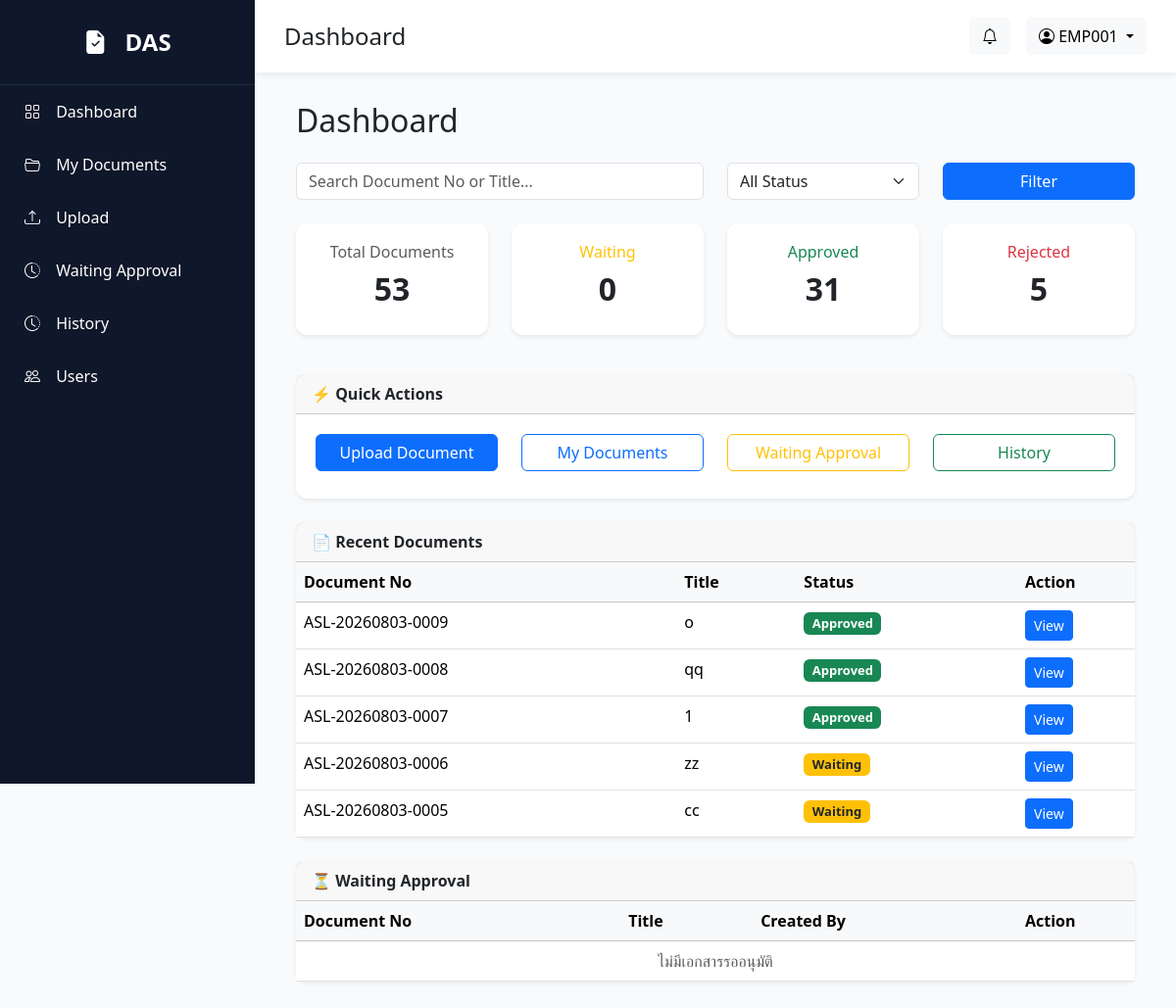
The page /dashboard (signed in) on the database as committed earlier.
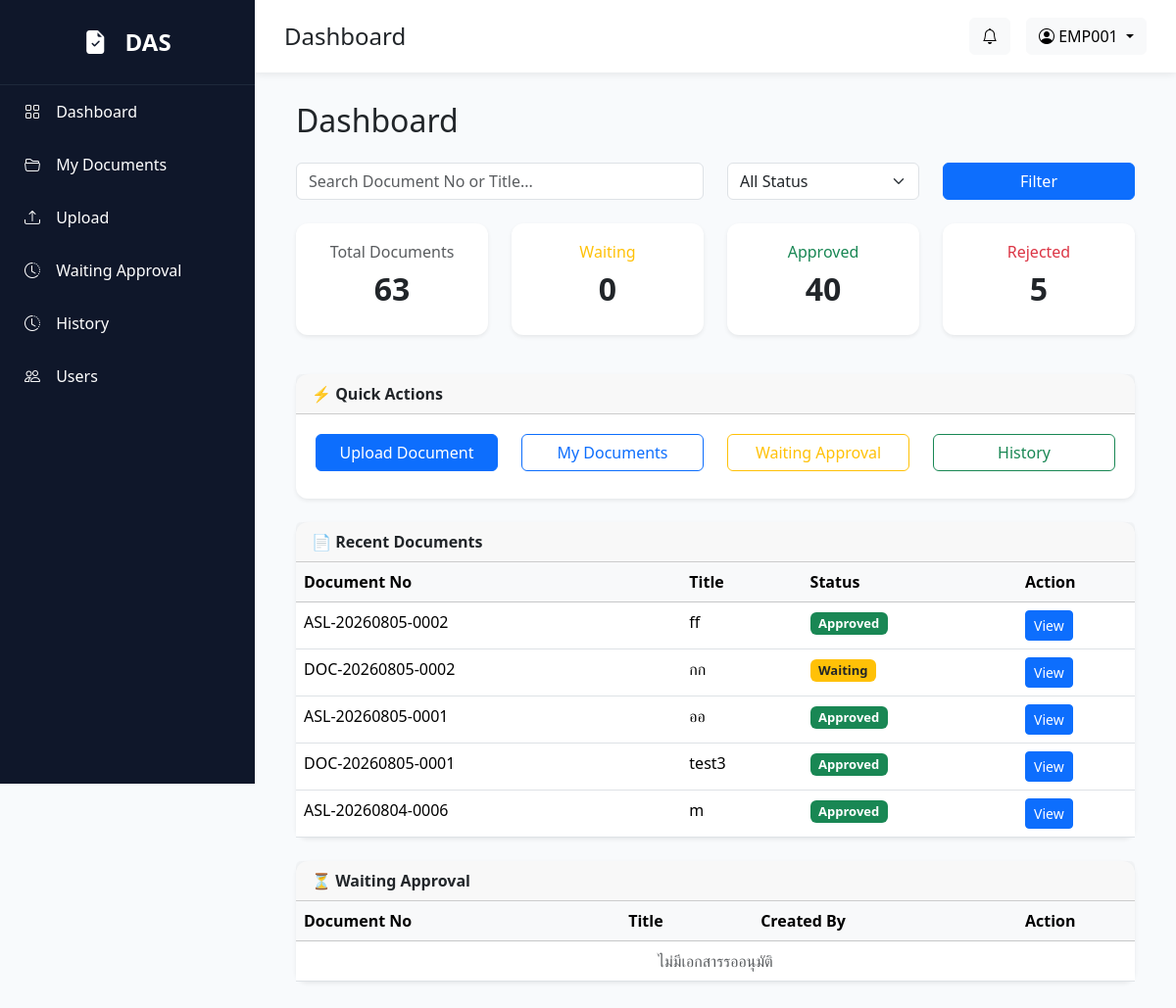
The same page on the database as committed later.
### models/document.py (models this page shows)
class Document(db.Model):
    __tablename__ = "documents"
    id = db.Column(db.Integer, primary_key=True)
    document_no = db.Column(db.String(30), unique=True, nullable=False)
    title = db.Column(db.String(255), nullable=False)
    document_type = db.Column(db.String(100), nullable=False)
    description = db.Column(db.Text)
    file_name = db.Column(db.String(255))
    status = db.Column(db.String(50), default="Waiting Manager")
    created_by = db.Column(db.String(20))
    current_approver = db.Column(db.String(20))
    created_at = db.Column(
        db.DateTime,
        default=lambda: datetime.utcnow() + timedelta(hours=7)
    )
    approval_steps = db.relationship(
        "ApprovalStep",
        backref="document",
        lazy=True,
        cascade="all, delete-orphan",
        order_by="ApprovalStep.sequence"
    )

### routes/dashboard.py (the view, shortened to what this page needs)
@dashboard_bp.route("/dashboard")
@login_required
def dashboard():
    search = request.args.get("search", "").strip()
    status = request.args.get("status", "").strip()
    total_documents = Document.query.count()
    waiting_documents = ApprovalStep.query.filter_by(
        approver_id=current_user.id,
        status="Waiting"
    ).count()
    approved_documents = Document.query.filter_by(
        status="Approved"
    ).count()
    rejected_documents = Document.query.filter_by(
        status="Rejected"
    ).count()
    if current_user.role == "Admin":
        recent_query = Document.query
    else:
        recent_query = Document.query.filter_by(
            created_by=current_user.employee_id
        )
    if search:
        recent_query = recent_query.filter(
            (Document.document_no.ilike(f"%{search}%")) |
            (Document.title.ilike(f"%{search}%"))
        )
    if status:
        recent_query = recent_query.filter(
            Document.status == status
        )
    recent_documents = (
        recent_query
        .order_by(Document.id.desc())
        .limit(5)
        .all()
    )
    waiting_query = ApprovalStep.query.filter_by(
        approver_id=current_user.id,
        status="Waiting"
    )
    waiting_approvals = (
        waiting_query
        .order_by(ApprovalStep.sequence)
        .limit(5)
        .all()
    )
    return render_template(
        "dashboard/index.html",
        total_documents=total_documents,
        waiting_approvals=waiting_approvals,
        waiting_documents=waiting_documents,
        approved_documents=approved_documents,
        rejected_documents=rejected_documents,
        recent_documents=recent_documents,
        search=search,
        status=status
    )

### app.py (called while the page is built)
@login_manager.user_loader
def load_user(user_id):
    return User.query.get(int(user_id))

### templates/dashboard/index.html (shortened to what the changed rows need)
{% extends "layout/base.html" %}
{% block content %}
<div class="container">
    <h2 class="mb-4">Dashboard</h2>
    <div class="row">
        <div class="col-md-3 mb-3">
            <div class="card shadow-sm border-0">
                <div class="card-body text-center">
                    <h6 class="text-muted">Total Documents</h6>
                    <h2 class="fw-bold">{{ total_documents }}</h2>
                </div>
            </div>
        </div>
        <div class="col-md-3 mb-3">
            <div class="card shadow-sm border-0">
                <div class="card-body text-center">
                    <h2 class="fw-bold">{{ waiting_documents }}</h2>
                </div>
            </div>
        </div>
        <div class="col-md-3 mb-3">
            <div class="card shadow-sm border-0">
                <div class="card-body text-center">
                    <h6 class="text-success">Approved</h6>
                    <h2 class="fw-bold">{{ approved_documents }}</h2>
                </div>
            </div>
        </div>
        <div class="col-md-3 mb-3">
            <div class="card shadow-sm border-0">
                <div class="card-body text-center">
                    <h2 class="fw-bold">{{ rejected_documents }}</h2>
                </div>
            </div>
        </div>
    </div>
    <div class="card mt-4 shadow-sm border-0">
        <div class="card-body p-0">
            <table class="table table-hover mb-0">
                <thead class="table-light">
                    <tr>
                        <th>Document No</th>
                        <th>Title</th>
                        <th>Status</th>
                        <th width="120">Action</th>
                    </tr>
                </thead>
                <tbody>
                    {% for doc in recent_documents %}
                    <tr>
                        <td>{{ doc.document_no }}</td>
                        <td>{{ doc.title }}</td>
                        <td>
                            {% if doc.status == "Approved" %}
                            <span class="badge bg-success">Approved</span>
                            {% elif doc.status == "Rejected" %}
                            <span class="badge bg-danger">Rejected</span>
                            {% else %}
                            <span class="badge bg-warning text-dark">
                                Waiting
                            </span>
                            {% endif %}
                        </td>
                        <td>
                            <a href="/documents/{{ doc.id }}" class="btn btn-sm btn-primary">
                                View
                            </a>
                        </td>
                    </tr>
                    {% endfor %}
                </tbody>
            </table>
        </div>
    </div>
    <div class="card mt-4 shadow-sm border-0">
        <div class="card-body p-0">
            <table class="table table-hover mb-0">
                <thead class="table-light">
                    <tr>
                        <th>Document No</th>
                        <th>Title</th>
                        <th>Created By</th>
                        <th width="120">Action</th>
                    </tr>
                </thead>
            </table>
        </div>
    </div>
</div>
{% endblock %}

Rows that differ between the two databases and show on the page:
no longer on this page (row unchanged): Document: document_no "ASL-20260803-0009", title "o", status "Approved"
no longer on this page (row unchanged): Document: document_no "ASL-20260803-0008", title "qq", status "Approved"
no longer on this page (row unchanged): Document: document_no "ASL-20260803-0007", title "1", status "Approved"
no longer on this page (row unchanged): Document: document_no "ASL-20260803-0006", title "zz", status "Waiting"
no longer on this page (row unchanged): Document: document_no "ASL-20260803-0005", title "cc", status "Waiting"
added Document: document_no "ASL-20260805-0002", title "ff", status "Approved"
added Document: document_no "DOC-20260805-0002", title "กก", status "Waiting"
added Document: document_no "ASL-20260805-0001", title "ออ", status "Approved"
added Document: document_no "DOC-20260805-0001", title "test3", status "Approved"
added Document: document_no "ASL-20260804-0006", title "m", status "Approved"
Other text that changed with them:
{{ total_documents }}: "53" → "63"
{{ approved_documents }}: "31" → "40"
